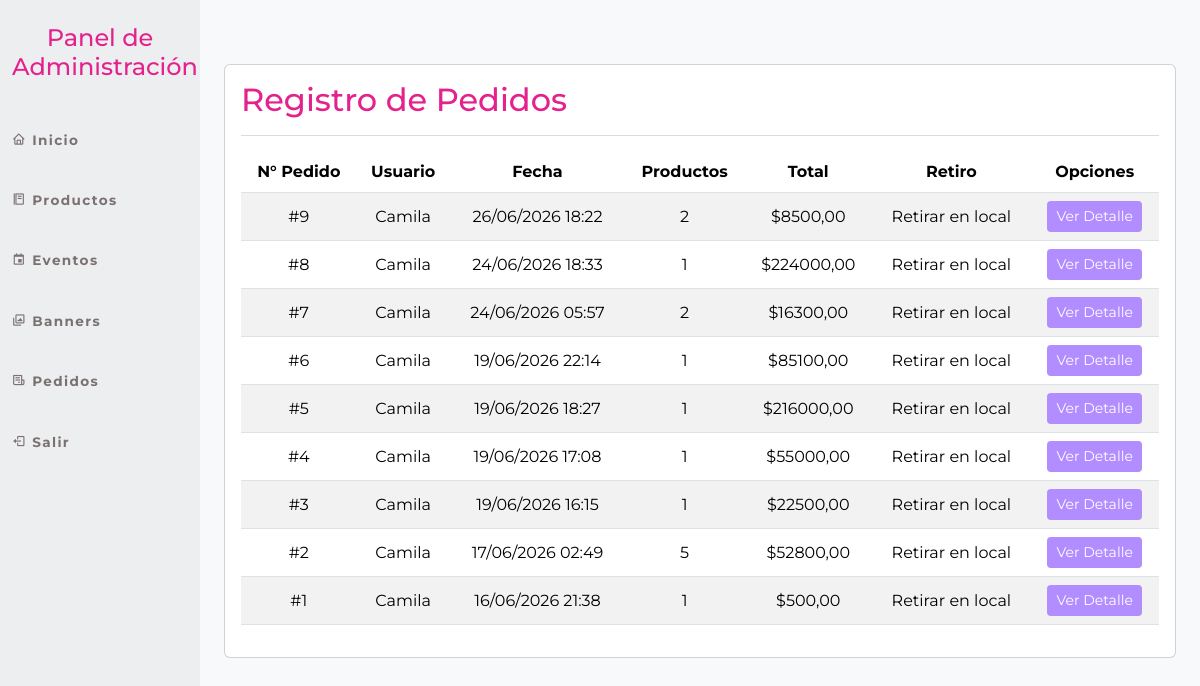
/panel_admin/pedidos/listar/ (signed in), run on an earlier commit of the app's database.
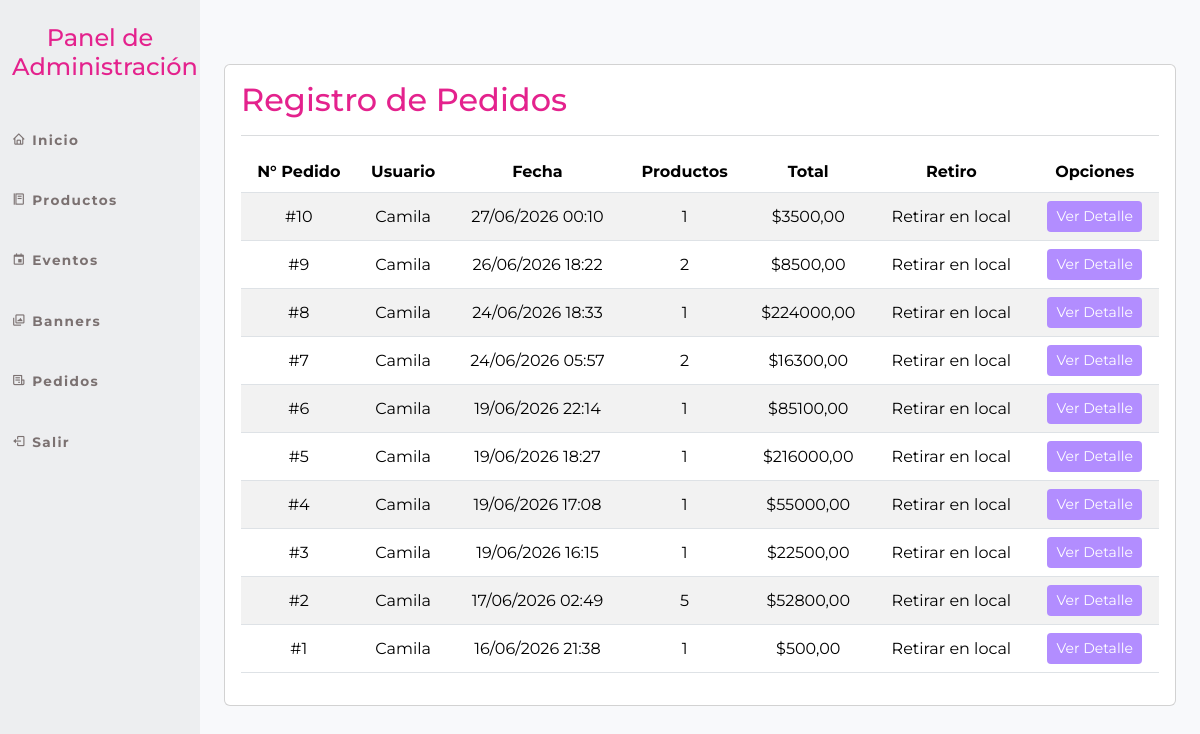
And on a later commit of the database.
### cafeteria_app/models.py (models this page shows, shortened)
class Pedido(models.Model):
    RETIRO_CHOICES = [
        ('local', 'Retirar en local'),
    ]
    usuario = models.ForeignKey(User, on_delete=models.SET_NULL, null=True, blank=True)
    fecha = models.DateTimeField(auto_now_add=True)
    total = models.DecimalField(max_digits=10, decimal_places=2, default=0)
    retiro = models.CharField(max_length=20, choices=RETIRO_CHOICES, default='local')

### panel_admin/views.py (the view)
# urls.py: path('pedidos/listar/', listar_pedido, name='admin_listar_pedido'),
@login_required(login_url='login_admin')
@user_passes_test(es_admin)
def listar_pedido(request):
    pedidos = Pedido.objects.select_related('usuario').order_by('-fecha')
    data = {'pedidos': pedidos}
    return render(request, 'panel_admin/pedidos/listarPedido.html', data)

### cafeteria_app/context_processors.py (called while the page is built)
def cart(request):
    return {'cart': Cart(request)}

### panel_admin/views.py (called while the page is built)
def es_admin(user):
    return user.is_staff

### panel_admin/templates/panel_admin/pedidos/listarPedido.html
{% extends 'panel_admin/base.html' %}
{% block main %}
<br><br>
<div class="card">
    <div class="card-body">
        <h2 style="font-family: 'Montserrat', sans-serif; color: #e4228d;">Registro de Pedidos</h2>
        <hr class="border-secondary opacity-25">
        <table class="table table-striped table-hover table-responsive-sm text-center align-middle">
            <thead>
                <tr>
                    <th>N° Pedido</th>
                    <th>Usuario</th>
                    <th>Fecha</th>
                    <th>Productos</th>
                    <th>Total</th>
                    <th>Retiro</th>
                    <th>Opciones</th>
                </tr>
            </thead>
            <tbody>
                {% for p in pedidos %}
                <tr>
                    <td>#{{ p.id }}</td>
                    <td>{% if p.usuario %}{{ p.usuario.username }}{% else %}<em>Usuario eliminado</em>{% endif %}</td>
                    <td>{{ p.fecha|date:"d/m/Y H:i" }}</td>
                    <td>{{ p.items.count }}</td>
                    <td>${{ p.total }}</td>
                    <td>{{ p.get_retiro_display }}</td>
                    <td>
                        <a href="{% url 'admin_detalle_pedido' p.id %}" class="btn btn-sm" style="background-color: #B28DFF; color: white;">Ver Detalle</a>
                    </td>
                </tr>
                {% empty %}
                <tr>
                    <td colspan="7">Aún no hay pedidos registrados.</td>
                </tr>
                {% endfor %}
            </tbody>
        </table>
    </div>
</div>
{% endblock %}

What changed in the data, as far as the page shows it:
added Pedido: id "10", usuario.username "Camila", fecha "27/06/2026 00:10", items.count "1", total "3500,00", retiro "Retirar en local"
